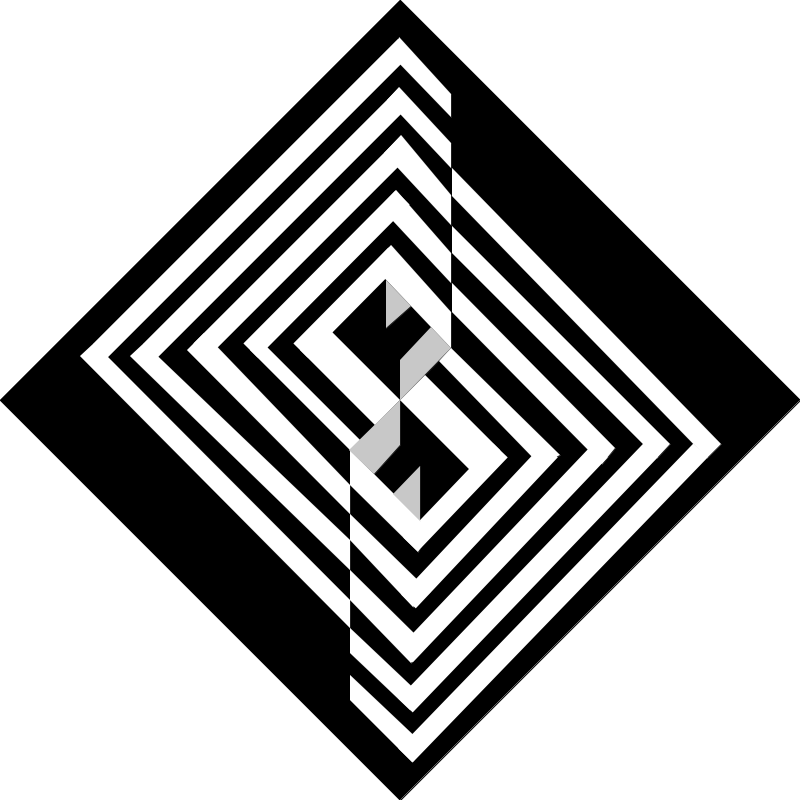
Frame 1 (no input)
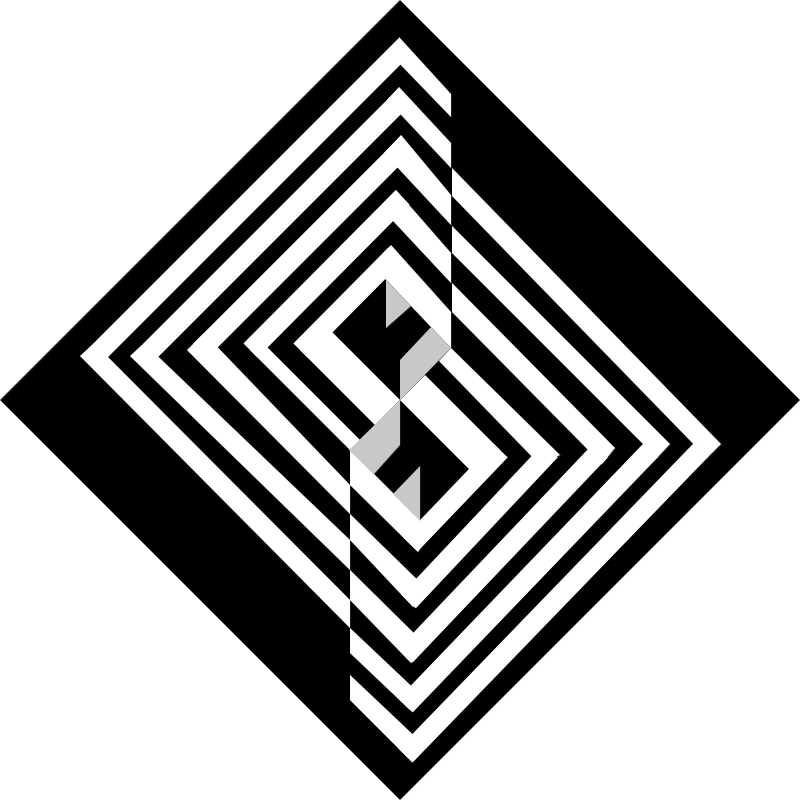
Frame 60 (the mouse pressed at the canvas centre just before this capture)
Frame 120 (the mouse held since frame 60 and released just before this capture): identical to frame 60, image omitted

The Processing sketch that drew these frames (run headless with seeded random() and noise(); from frame 60 on, the mouse is pressed at the canvas centre):

// Processing sketch: LuisSotoOrtega___GD105_The_Line_Piece
// ── LuisSotoOrtega___GD105_The_Line_Piece.pde
/*
 Luis Soto Ortega
 The Line Piece - Omar Rayo (Colombian, 1928-2020)
 GD 105
 https://www.artsy.net/artwork/omar-rayo-nephele-de-greiff-vii
 */

// the code in this setup code block runs once in the beginning
void setup() {
  // canvas size
  size(800, 800);
}

// The code in this block runs once every frame of the program
void draw() {
  // changes background color to white
  background(#ffffff);

  // Point (Ax, Ay, Bx, By, Cx, Cy, Dx, Dy)
  fill(0);
  quad(0, 400, 400, 0, 800, 400, 400, 800);
  
  // Top lines (Up to down)
  fill(255);
  stroke(255);
  strokeCap(SQUARE);
  strokeWeight(20);
  line(100, 350, 405, 45);
  line(150, 350, 405, 95);
  line(200, 350, 405, 145);
  line(250, 350, 402, 197);
  line(300, 350, 395, 254);
  
  //lower lines (Down to up)
  line(700, 450, 405, 755);
  line(650, 450, 405, 705);
  line(600, 450, 405, 655);
  line(550, 450, 408, 601);
  line(500, 450, 410, 544);
  
  //These lines are arranged starting from middle going outter
  //first lines
  strokeWeight(0);
  quad(300, 350, 375, 425, 400, 400, 325, 325);
  quad(400, 400, 425, 375, 500, 450, 475, 475);
  //second lines
  quad(250, 350, 350, 450, 360, 440, 260, 340);
  quad(439, 361, 451, 348, 560, 455, 540, 465);
  //third lines
  quad(602, 464, 615, 448, 452, 283, 452, 312);
  quad(187, 350, 350, 514, 350, 485, 204, 333);
  //fourth lines
  quad(657, 458, 670, 444, 452, 226, 452, 253);
  quad(144, 343, 350, 540, 350, 570, 130, 356);
  //fifth lines
  quad(707, 458, 721, 444, 452, 168, 452, 196);
  quad(94, 343, 350, 600, 350, 628, 80, 356);
  
  //Bottom-middle lines (Up to down)
  quad(350, 450, 430, 530, 418, 552, 350, 485);
  quad(350, 514, 430, 592, 413, 607, 350, 540);
  quad(350, 570, 427, 646, 411, 663, 350, 600);
  quad(350, 628, 424, 698, 410, 710, 350, 653);
  quad(350, 675, 424, 745, 412, 762, 350, 700);
  
  //Top-middle lines (Down to up)
  quad(372, 265, 391, 245, 451, 312, 451, 348);
  quad(380, 207, 396, 190, 451, 253, 451, 283);
  quad(384, 153, 401, 135, 451, 195, 451, 225);
  quad(387, 100, 399, 87, 451, 143, 451, 168);
  quad(399, 37, 396, 60, 451, 117, 451, 94);
  
  //Upper-center
  fill(200);
  stroke(200);
  quad(400, 400, 451, 348, 431, 327, 400, 360);
  triangle(386, 280, 411, 306, 386, 328);
  
  //Bottom-center
  quad(400, 400, 349, 450, 374, 474, 400, 445);
  triangle(420, 521, 393, 494, 420, 466);
    


  // save the image
  if (frameCount == 1) {
    save("output.png");
  }
}
